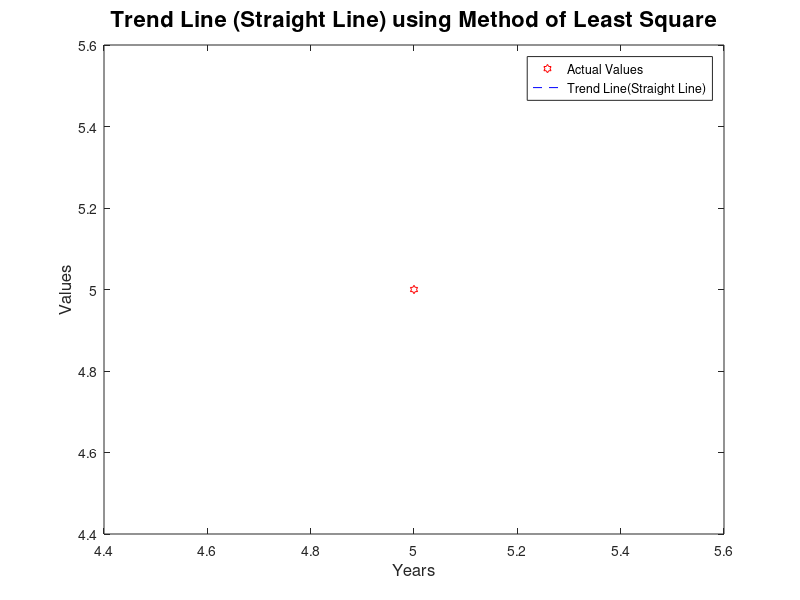

MATLAB code for this plot:
%WAMP to determine the trendline(Straight Line) using Method of Least Square

clear all;
close all;
clc;

x = input('Enter years:');
y = input('Enter Corrosponding data points:');

plot(x,y,'rh');

k = x(round(length(x)/2))

X = x - k

n = length(x);

%%%%%% The Linear Equations %%%%%%%%%%%
% sumy = na + bsumx
% sumxy = asumx + bsumxx

% To find values of a and b, solve equations using Cramer's Rule.

sumx  =  sum(X);
sumy  =  sum(y);
sumx2 = sum(X.*X);
sumxy = sum(X.*y);

D = [n sumx; sumx sumx2]

D1 = [sumy sumx; sumx sumx2]

D2 = [n sumy; sumx sumxy]

a = det(D1)/det(D)

b = det(D2)/det(D)

Y  = a + b*X

%%%Dervied Formula to determine a and b %%%%
%%%%%%%%%% a = sumy/n & b = sumxy/sumxx %%%%

fprintf('\n The equation of fitted line on above data is y = %f + %f*x\n',a,b);

fprintf('\n The comparison of Actual values and estimated values:');

fprintf('\nActual\t\t     Predicted')
fprintf('\n-------------------------')
for i = 1:length(y)
    fprintf('\n%f\t|\t%f',y(i),Y(i));
end

hold on
plot(x,Y,'b--')

xlabel('Years','Fontsize',12)
ylabel('Values','Fontsize',12)
title('Trend Line (Straight Line) using Method of Least Square','Fontsize',16);
legend('Actual Values','Trend Line(Straight Line)')

%-------------------------OUTPUT------------------------------% 
% Enter years:1968:1974
% Enter Corrosponding data points:[100 110 130 125 170 168 191]
% Enter the central value of x:1971
% 
% X =
% 
%     -3    -2    -1     0     1     2     3
% 
% 
% D =
% 
%    196
% 
% 
% D1 =
% 
%        27832
% 
% 
% D2 =
% 
%         3003
% 
% 
% a =
% 
%    142
% 
% 
% b =
% 
%    15.3214
% 
% 
% Y =
% 
%    96.0357  111.3571  126.6786  142.0000  157.3214  172.6429  187.9643
% 
% 
%  The equation of fitted line on above data is y = 142.000000 + 15.321429*x
% 
%  The comparison of Actual values and estimated values:
% Actual		     Predicted
% ----------------------------
% 100.000000	|	96.035714
% 110.000000	|	111.357143
% 130.000000	|	126.678571
% 125.000000	|	142.000000
% 170.000000	|	157.321429
% 168.000000	|	172.642857
% 191.000000	|	187.964286



